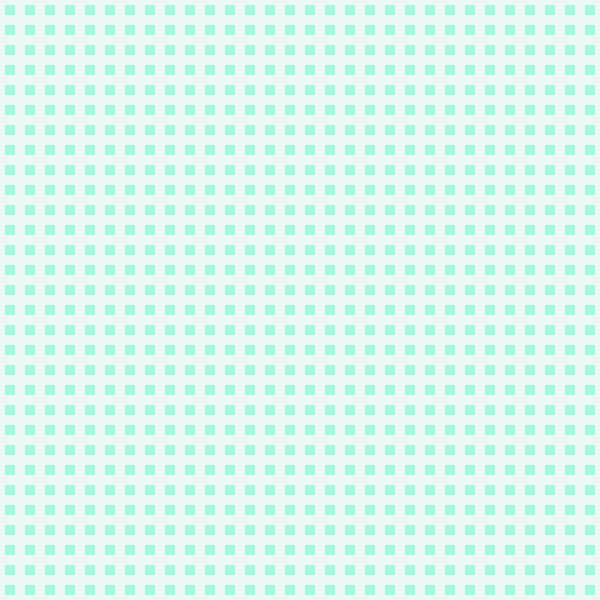
Frame 1 (no input)
Frame 60 (the mouse pressed at the canvas centre just before this capture): identical to frame 1, image omitted
Frame 120 (the mouse held since frame 60 and released just before this capture): identical to frame 1, image omitted

The Processing sketch that drew this single still picture (run headless with seeded random() and noise(); from frame 60 on, the mouse is pressed at the canvas centre):

// Processing sketch: processing_184581
// ── processing_184581.pde

/*Created by Terry Moore
Contact: terryjuku@yahoo.com
Art 3001
Last Modified: 2.5.15 */

void setup () {
  size (600, 600); //canvas size
  smooth (8); //smoothing pixels
}


void draw (){
  background (235, 248, 244); //background color

  for (int i = 5; i < width; i = i + 20 ){ //establishing the square pattern for the x-axis
    for (int m = 5; m < height; m = m + 20) { //establishing the square pattern for the y-axis
   
   fill (166, 249, 225); // square fill color
   noStroke(); //line removal around square
   rect (i, m, 10, 10); //establishing rectangle
    }
}
}
